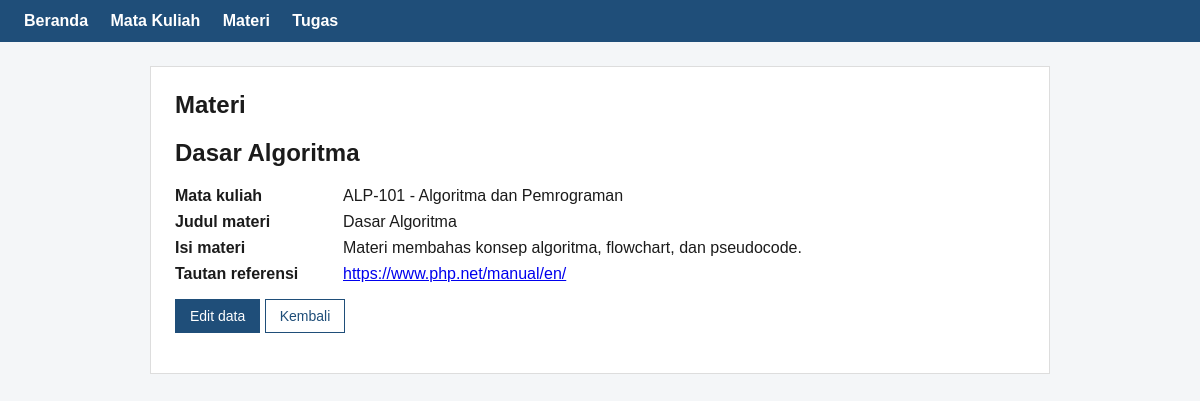
Screenshot of /materi_detail.php?id=1 with the database file from the repository.
### tables this page shows
CREATE TABLE materi (
  id INT UNSIGNED AUTO_INCREMENT PRIMARY KEY,
  mata_kuliah_id INT UNSIGNED NOT NULL,
  judul VARCHAR(150) NOT NULL,
  isi TEXT NOT NULL,
  tautan VARCHAR(255) NOT NULL,
  FOREIGN KEY (mata_kuliah_id) REFERENCES mata_kuliah(id) ON DELETE RESTRICT
);

CREATE TABLE mata_kuliah (
  id INT UNSIGNED AUTO_INCREMENT PRIMARY KEY,
  kode VARCHAR(20) NOT NULL UNIQUE,
  nama VARCHAR(100) NOT NULL,
  dosen VARCHAR(100) NOT NULL,
  semester TINYINT UNSIGNED NOT NULL
);

### helpers.php (called while the page is built, shortened)
<?php
function e($s) { return htmlspecialchars((string)$s, ENT_QUOTES, 'UTF-8'); }
function valid_id($v): ?int {
    $r = filter_var($v, FILTER_VALIDATE_INT, ['options' => ['min_range' => 1]]);
    return $r === false ? null : $r;
}
    ?>

### materi_detail.php (the view, shortened to what this page needs)
<?php
require 'helpers.php'; require 'koneksi.php';
$id = valid_id($_GET['id'] ?? null);
$s = $conn->prepare('SELECT t.id, t.judul, t.isi, t.tautan, m.kode, m.nama
    FROM materi t JOIN mata_kuliah m ON m.id = t.mata_kuliah_id WHERE t.id = ?');
$s->bind_param('i', $id); $s->execute();
$r = $s->get_result()->fetch_assoc();
include 'header.php';
?>
<h2><?= e($r['judul']) ?></h2>
<dl>
    <dt>Mata kuliah</dt><dd><?= e($r['kode']) ?> - <?= e($r['nama']) ?></dd>
    <dt>Judul materi</dt><dd><?= e($r['judul']) ?></dd>
    <dt>Isi materi</dt><dd><?= nl2br(e($r['isi'])) ?></dd>
    <dt>Tautan referensi</dt><dd><a href="<?= e($r['tautan']) ?>" target="_blank" rel="noopener noreferrer"><?= e($r['tautan']) ?></a></dd>
</dl>
<p><a class="btn btn-primary" href="materi_form.php?id=<?= (int)$r['id'] ?>">Edit data</a>
   <a class="btn btn-outline" href="materi.php">Kembali</a></p>
<?php include 'footer.php'; ?>

### style.css (style rules this page uses)
* { box-sizing:border-box }
body { font-family:Arial,Helvetica,sans-serif;background:#f4f6f8;color:#1b1b1b;margin:0 }
.btn { display:inline-block;padding:8px 14px;border:1px solid #1f4e79;background:#fff;color:#1f4e79;text-decoration:none;font-size:14px;cursor:pointer }
.btn-primary { background:#1f4e79;color:#fff }
dl { display:grid;grid-template-columns:160px 1fr;gap:8px }
dt { font-weight:bold }
dd { margin:0 }

### rows the page displays
materi: judul "Dasar Algoritma", mata_kuliah.kode "ALP-101", mata_kuliah.nama "Algoritma dan Pemrograman", isi "Materi membahas konsep algoritma, flowchart, dan pseudocode.", tautan "https://www.php.net/manual/en/"

### other values shown
$judul "Materi"
